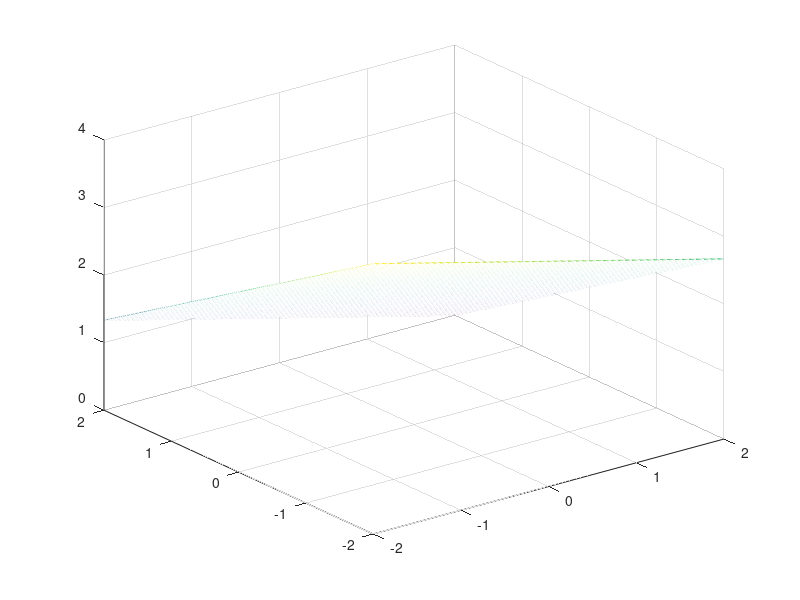

Here is the MATLAB script that generated this plot:
% 
% x = [0:1:10]
% y = 2 * x +1
% plot(x, y)
% 
% % x + 2y + 3z = 6
% % z = ( 6 - x - 2y ) / 3
% 
% x = [ 0 : 1 : 10 ]
% y = [ 0 : 1 : 10 ]
% z = ( 6 - x - 2 * y ) / 3
% plot3( x, y, z )

% t=0:pi/100:20*pi; 
% x=sin(t); 
% y=cos(t); 
% z=t.*sin(t).*cos(t); 
% plot3(x,y,z); 
% title('Line in 3-D Space'); 
% xlabel('X');ylabel('Y');zlabel('Z')


% A=[33.5   34.5   34.8   34.8   34.5   35.0   35.0   34.9   34.7
%    33.6   34.8   35.1   35.2   35.1   35.1   35.1   35.1   34.8
%    34.1   35.0   35.1   35.3   35.1   35.1   35.0   35.1   34.8
%    34.0   34.5   35.0   35.1   34.8   34.8   34.7   34.6   34.5]
% B=[34.6   34.6   34.8   34.5   34.5   34.7   34.6   33.6   34.3
%    34.8   35.0   34.8   34.8   34.8   34.7   34.6   33.9   34.6
%    35.0   35.0   34.8   34.7   35.0   34.8   34.8   34.4   34.6
%    35.2   35.2   35.2   35.0   35.1   35.0   34.8   34.7   35]
% [X, Y] = meshgrid(1:9,1:4);
% surf(X,Y,A)
% hold on
% surf(X,Y,B)
% hold off

% [a,b]=meshgrid(linspace(-2,2,20));
% mesh(a.^2,a,b);%??x=y^2
% hold on;
% mesh(1-b,a,b);%??x+z=1
% [A,B,C]=meshgrid(linspace(-3,3,20));
% h=contourslice(A,B,C,A-B.^2,1-b,a,b,[0 0]);%????
% set(h,'edgecolor','r','linewidth',2);
% view(80,30);

x=[-2:0.01:2];y=[-2:0.01:2];
[X,Y]=meshgrid(x,y);
Z = ( 6 - X - 2 * Y ) / 3
% Z=1-X-Y;

mesh(X,Y,Z)

% clear all
% clc;
% [x,y] = meshgrid(-2:0.1:2);
% z1 = x.^2-2*y.^2;
% z2 = x.^2+y.^2-5;
% mesh(x,y,z1);
% hold on;
% mesh(x,y,z2);
% r0 = (abs(z1-z2)<=0.1);
% zz = r0.*z1;
% yy = r0.*y;
% xx = r0.*x;
% plot3(xx(r0~=0), yy(r0~=0), zz(r0~=0), '-k*');
% colormap(cool)
% hold off
